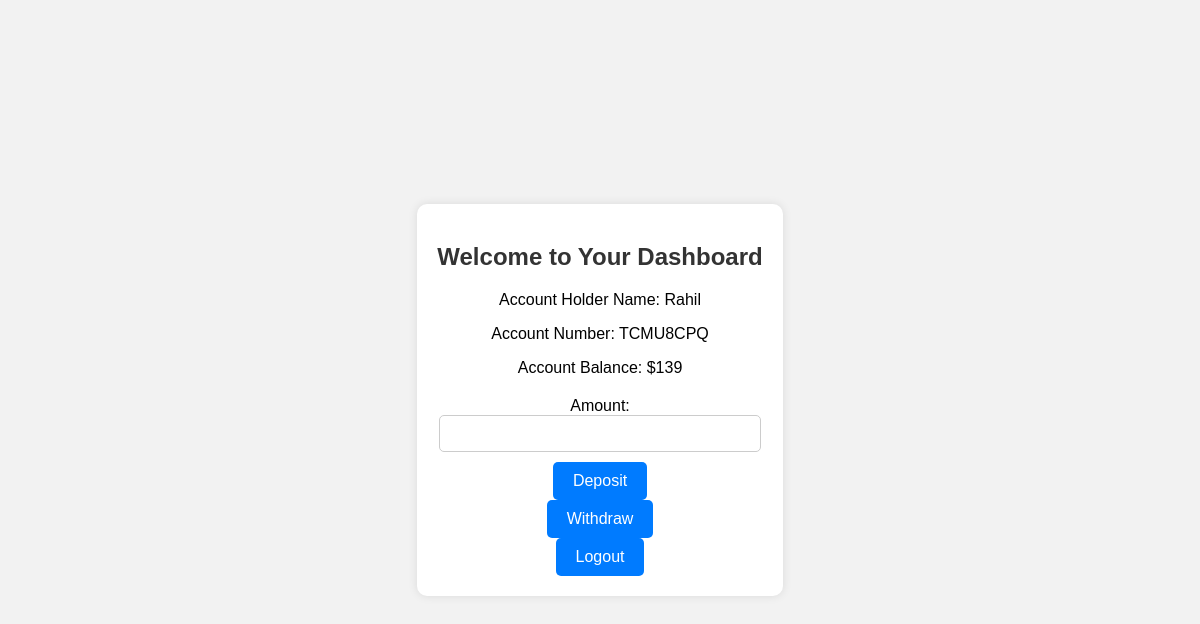
The page /dashboard (signed in) on the database as committed earlier.
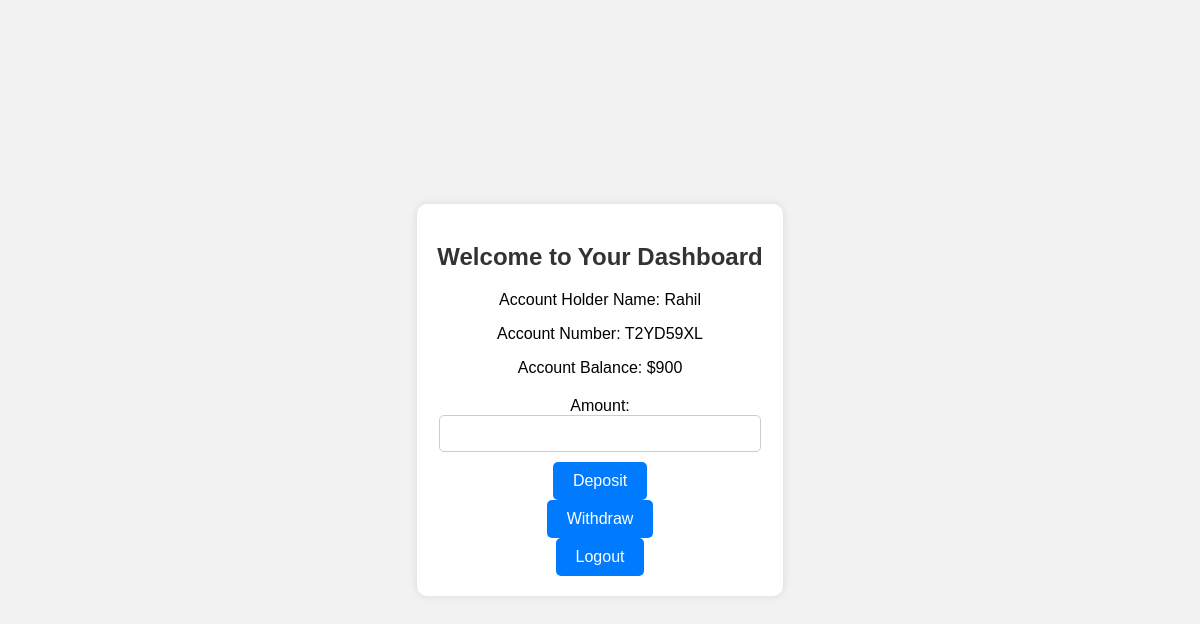
The same page on the database as committed later.
### tables this page shows
CREATE TABLE users(
                    id INTEGER PRIMARY KEY AUTOINCREMENT,
                    username TEXT UNIQUE NOT NULL,
                    password TEXT NOT NULL,
                    account_number TEXT UNIQUE NOT NULL,
                    balance NUMERIC DEFAULT 0);

### app.py (the view, shortened to what this page needs)
@app.route("/dashboard", methods = ["GET", "POST"])
def dashboard():
    user_id = session.get("user_id")
    if user_id == None:
        redirect ("/")
    user = db.execute("SELECT * FROM users WHERE id = ?", user_id)[0]
    return render_template("dashboard.html", user = user)

### templates/dashboard.html (shortened to what this page needs)
<!DOCTYPE html>
<html lang="en">
<head>
</head>
<body>
    <div class="container">
        <h2>Welcome to Your Dashboard</h2>
        <div class="info-container">
            <p>Account Holder Name: {{ user.username }}</p>
            <p>Account Number: {{ user.account_number }}</p>
            <p>Account Balance: ${{ user.balance }}</p>
        </div>
        <form action="/dashboard" method="post">
            <label for="amount">Amount:</label>
            <input type="number" id="amount" name="amount" required>
            <button type="submit" name="action" value="deposit">Deposit</button>
            <button type="submit" name="action" value="withdraw">Withdraw</button>
        </form>
        <form action="/logout" method="post">
            <button type="submit">Logout</button>
        </form>
    </div>
</body>
</html>

### templates/dashboard.html (style rules this page uses)
body { font-family: Arial, sans-serif; background-color: #f2f2f2; margin: 0; padding: 0; display: flex; justify-content: center; align-items: center; height: 100vh; }
.container { text-align: center; padding: 20px; border-radius: 10px; background-color: #ffffff; box-shadow: 0 0 10px rgba(0, 0, 0, 0.1); }
h2 { color: #333; margin-bottom: 20px; }
.info-container { margin-bottom: 20px; }
form { display: flex; flex-direction: column; align-items: center; }
input { padding: 10px; margin-bottom: 10px; width: 300px; border: 1px solid #ccc; border-radius: 5px; outline: none; }
button { padding: 10px 20px; font-size: 16px; border: none; border-radius: 5px; background-color: #007bff; color: #fff; cursor: pointer; transition: background-color 0.3s; }

Rows that differ between the two databases and show on the page:
changed users "Rahil": account_number "TCMU8CPQ" → "T2YD59XL"; balance "139" → "900"
